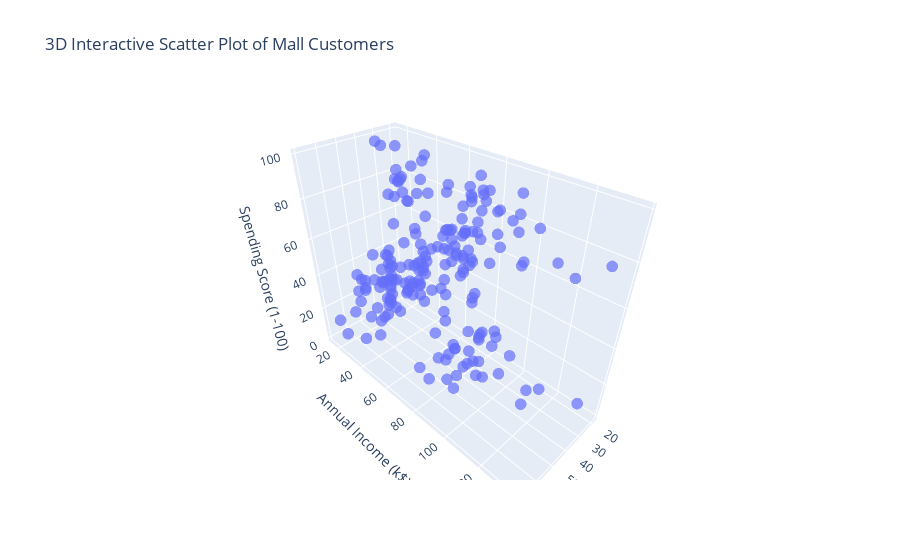

The code cell stored with this chart in its notebook:
### Markdown cell above
### 4.2.2 3D Plot between the most important features

### Code cell
# Create 3D scatter plot
fig = go.Figure(data=[go.Scatter3d(
    x=df['Age'],
    y=df['Annual Income (k$)'],
    z=df['Spending Score (1-100)'],
    mode='markers',
    marker=dict(
        size=4,
        opacity=0.7,
    )
)])

# Adding axis titles
fig.update_layout(
    scene=dict(
        xaxis_title='Age',
        yaxis_title='Annual Income (k$)',
        zaxis_title='Spending Score (1-100)'
    ),
    title='3D Interactive Scatter Plot of Mall Customers'
)

# Show the plot
fig.show()

### Figure 1 — Plotly figure (JSON) as saved in the notebook; plotly's stock layout.template omitted (floating-point values rounded to 4 significant figures; data arrays with more than 128 entries replaced by an {"elided": "..."} marker saying what was removed)
{"data": [{"marker": {"opacity": 0.7, "size": 4}, "mode": "markers", "type": "scatter3d", "x": {"elided": "200 int values"}, "y": {"elided": "200 int values"}, "z": {"elided": "200 int values"}}], "layout": {"scene": {"xaxis": {"title": {"text": "Age"}}, "yaxis": {"title": {"text": "Annual Income (k$)"}}, "zaxis": {"title": {"text": "Spending Score (1-100)"}}}, "title": {"text": "3D Interactive Scatter Plot of Mall Customers"}}}
